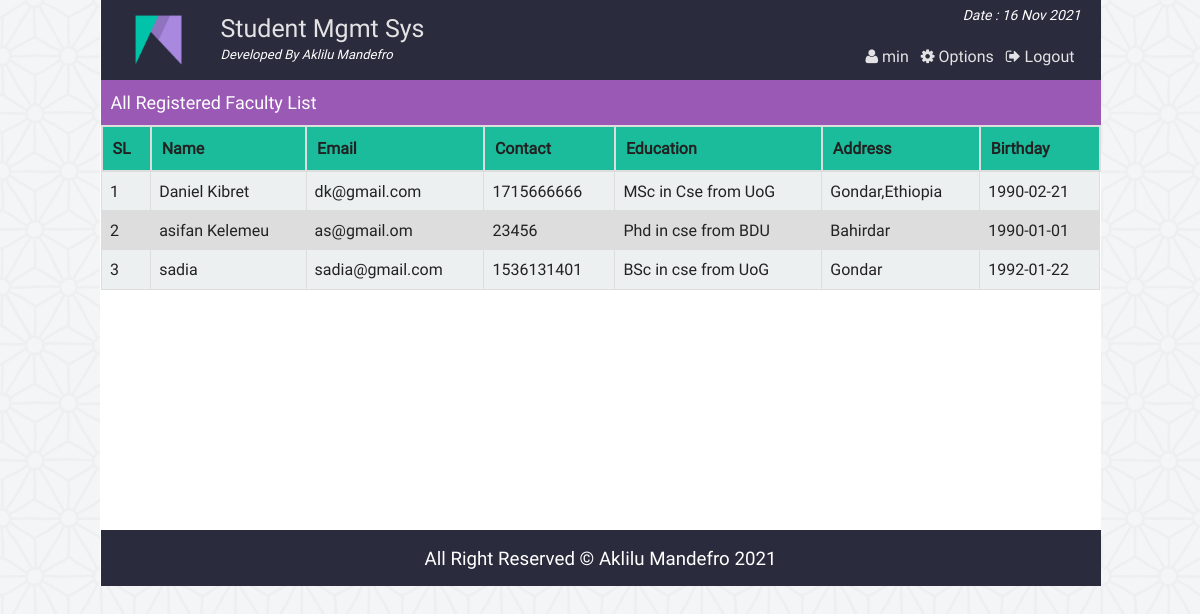
/admin_all_faculty.php (signed in), run on the app's committed database.
### tables this page shows
CREATE TABLE `faculty` (
  `id` int(11) NOT NULL,
  `username` varchar(15) NOT NULL,
  `password` varchar(50) NOT NULL,
  `name` varchar(30) NOT NULL,
  `email` varchar(100) NOT NULL,
  `birthday` date DEFAULT NULL,
  `gender` varchar(10) NOT NULL,
  `education` varchar(100) DEFAULT NULL,
  `contact` int(100) DEFAULT NULL,
  `address` varchar(255) DEFAULT NULL
);

### php/functions.php (called while the page is built, shortened)
<?php
class login_registration_class{
	public function get_faculty(){
		global $conn;
		$sql = "select * from faculty order by id ASC";
		$result = $conn->query($sql);
		return $result;
	}
};
?>

### admin_all_faculty.php (the view, shortened to what this page needs)
<?php
	require "php/config.php";
	require_once "php/functions.php";
	$user = new login_registration_class();
?>
<?php
include "php/headertop_admin.php";
?>
<div class="all_student">
	<div class="search_st">
		<div class="hdinfo"><h3>All Registered Faculty List</h3></div>
	</div>
		<table class="tab_one">
			<tr>
				<th>SL</th>
				<th>Name</th>
				<th>Email</th>
				<th>Contact</th>
				<th>Education</th>
				<th>Address</th>
				<th>Birthday</th>
			</tr>
			<?php
			$i=0;
				$alluser =$user->get_faculty();
				while($rows = $alluser->fetch_assoc()){
				$i++;
			?>
			<tr>
				<td><?php echo $i; ?></td>
				<td><?php echo $rows['name'];?></td>
				<td><?php echo $rows['email'];?></td>
				<td><?php echo $rows['contact'];?></td>
				<td><?php echo $rows['education'];?></td>
				<td><?php echo $rows['address'];?></td>
				<td><?php echo $rows['birthday'];?></td>
			</tr>
			<?php } ?>
		</table>
</div>
<?php include "php/footerbottom.php";?>

### css/main.css (style rules this page uses)
html { color: #222; font-size: 1em; line-height: 1.4; }
body { font-family:roboto !important; background:url(../img/ptrn.png) repeat fixed; }
.st_reg th, td { padding: 8px; }
table.tab_one { width:100%; }
table.tab_one th { background:#1abc9c; padding:10px; font-weight:bold; text-align:left; }
table.tab_one td { border:1px solid #ddd; padding:8px; }
table.tab_one tr:nth-child(odd) { background:#ddd; }
table.tab_one tr:nth-child(even) { background:#ecf0f1; }
.all_student { min-height:450px; }
.search_st { background:#9b59b6; height:45px; }
.hdinfo { float:left; width:500px; }
.hdinfo h3 { font-size:18px; color:#fff; padding:10px; margin:0; font-weight:normal; }
table.att_tab tr,td,th { border:2px solid #ddd; border-collapse:collapse; padding:8px; }

### data on the page
faculty: name "Daniel Kibret", email "dk@gmail.com", contact "1715666666", education "MSc in Cse from UoG", address "Gondar,Ethiopia", birthday "1990-02-21"
faculty: name "asifan Kelemeu", email "as@gmail.om", contact "23456", education "Phd in cse from BDU", address "Bahirdar", birthday "1990-01-01"
faculty: name "sadia", email "sadia@gmail.com", contact "1536131401", education "BSc in cse from UoG", address "Gondar", birthday "1992-01-22"

### other printed values
$admin_name "min"
